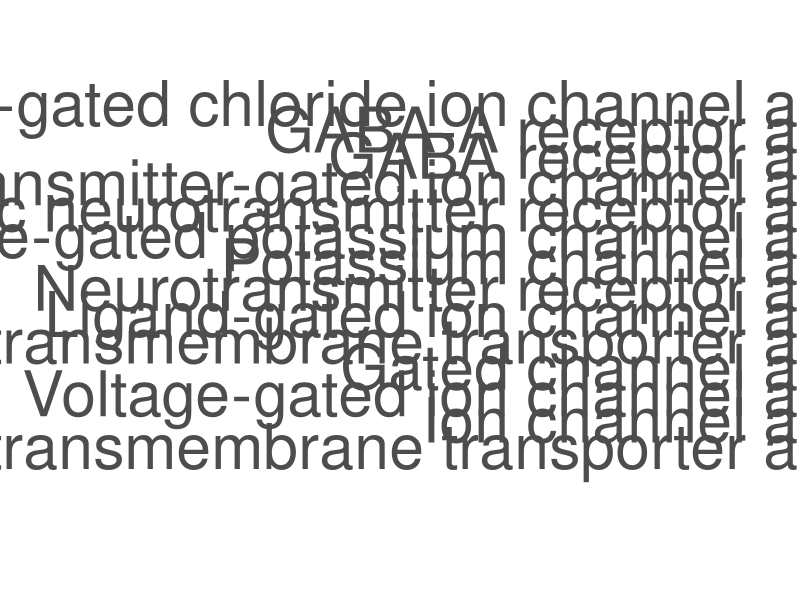
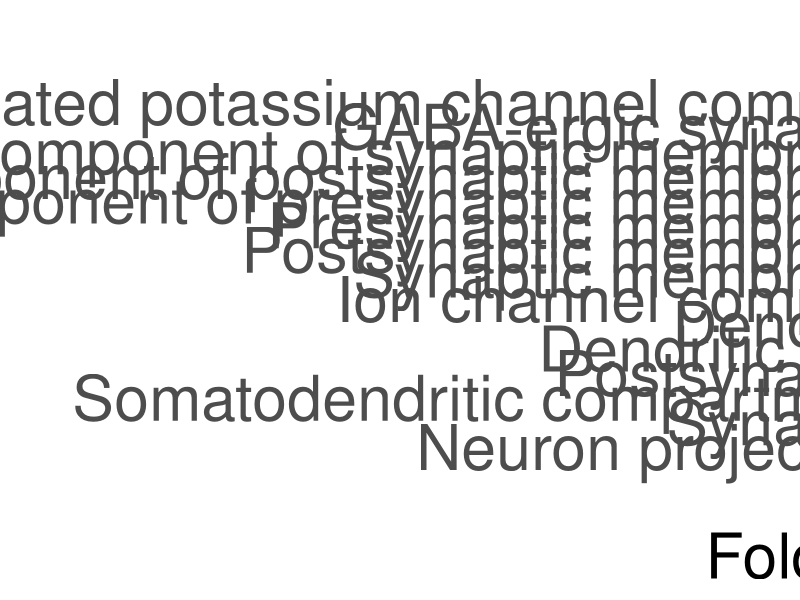
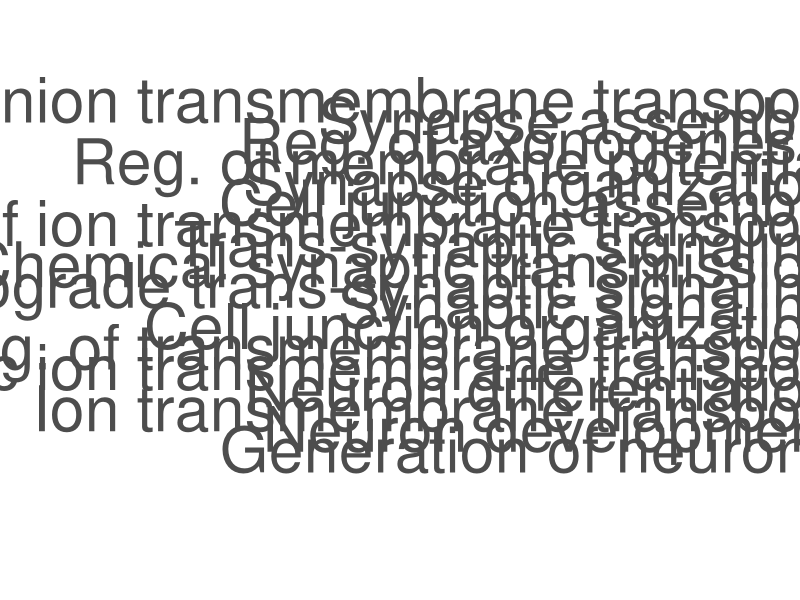
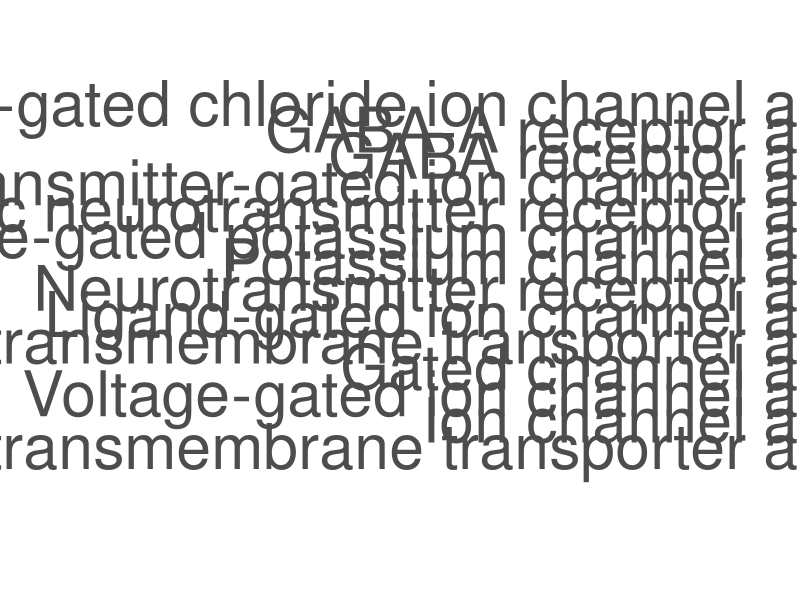
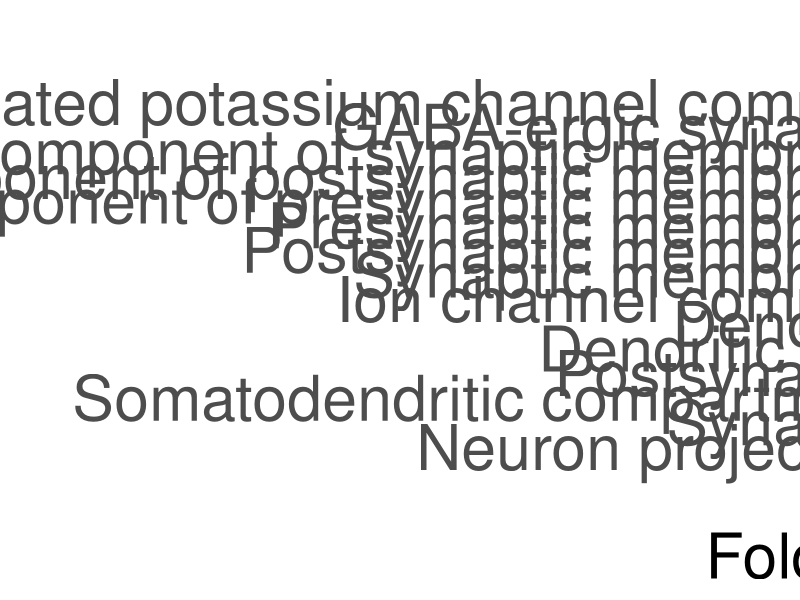
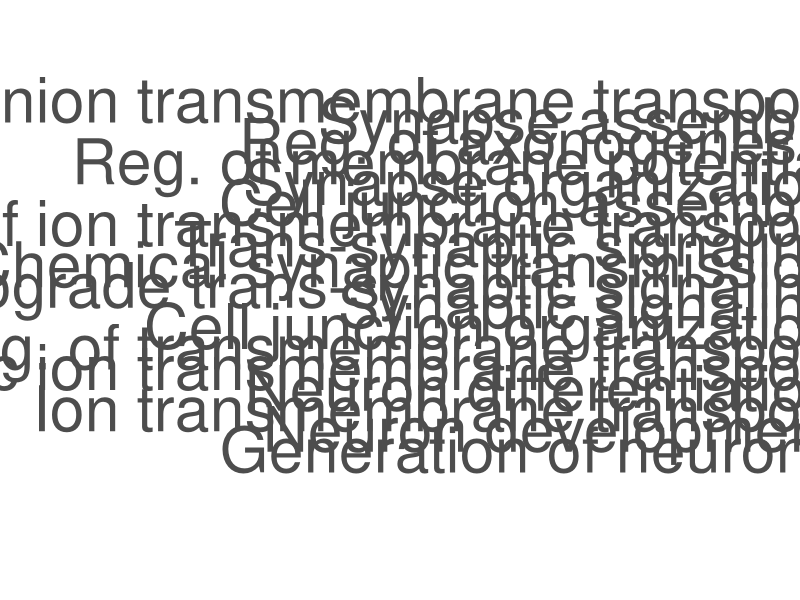

These charts were generated, in order, by the following R code:
#
# Copyright © 2022 Politecnico di Torino, Control and Computer Engineering Department, SMILIES group
#
# Permission is hereby granted, free of charge, to any person obtaining a copy of this software and 
# associated documentation files (the "Software"), to deal in the Software without restriction, 
# including without limitation the rights to use, copy, modify, merge, publish, distribute, sublicense, 
# and/or sell copies of the Software, and to permit persons to whom the Software is furnished to do so, 
# subject to the following conditions:
#
# The above copyright notice and this permission notice shall be included in all copies or substantial 
# portions of the Software.
#
# THE SOFTWARE IS PROVIDED "AS IS", WITHOUT WARRANTY OF ANY KIND, EXPRESS OR IMPLIED, INCLUDING BUT NOT 
# LIMITED TO THE WARRANTIES OF MERCHANTABILITY, FITNESS FOR A PARTICULAR PURPOSE AND NONINFRINGEMENT. 
# IN NO EVENT SHALL THE AUTHORS OR COPYRIGHT HOLDERS BE LIABLE FOR ANY CLAIM, DAMAGES OR OTHER LIABILITY, 
# WHETHER IN AN ACTION OF CONTRACT, TORT OR OTHERWISE, ARISING FROM, OUT OF OR IN CONNECTION WITH THE 
# SOFTWARE OR THE USE OR OTHER DEALINGS IN THE SOFTWARE.
#
#######################################################################################
#
# LOAD REQUIRED PACKAGES
#
#######################################################################################

library(data.table)
library(dplyr)
library(tidyr)
library(ggplot2)

####### 

if (!(dir.exists("../output"))){
  dir.create("../output")
}
if (!(dir.exists("../output/PatchSeqDataset"))){
  dir.create("../output/PatchSeqDataset")
}
if (!(dir.exists("../output/PatchSeqDataset/IMAGES"))){
  dir.create("../output/PatchSeqDataset/IMAGES")
}

######
# Gene Ontology Enrichment plots

# Read files generated by ShinyGO output and generates plots

go_1 <- read.csv("../output/PatchSeqDataset/GO_enrichment_analysis/enrichment_molecular.csv")
go_2 <- read.csv("../output/PatchSeqDataset/GO_enrichment_analysis/enrichment_cellular.csv")
go_3 <- read.csv("../output/PatchSeqDataset/GO_enrichment_analysis/enrichment_biological.csv")

go_1 %>% arrange(Fold.Enrichment)  %>% mutate(Pathway = factor(Pathway, levels= Pathway)) %>%  slice(-2, -1) %>% 
  ggplot(aes(x=Fold.Enrichment, y = Pathway, color= -log(Enrichment.FDR))) + 
  geom_segment(aes(xend=0, yend=Pathway), size = 1.5) + geom_point(aes(size=nGenes)) + 
  theme(axis.text = element_text(size = 45) ,title = element_text(size=45), panel.background = element_rect(fill = "white"), panel.grid.major = element_line(color = "grey80"), panel.grid.minor  = element_line(color = "grey90"),
        legend.text = element_text(size=40)) + 
  labs(color= "-log(FDR)" ,y="", x = "", title = "GO Molecular Function") 

ggsave(path = "../output/PatchSeqDataset/IMAGES/", filename = "GO_molecular_plot.pdf", width = 2120, height = 1080, units= "px",scale = 3.5)


go_2 %>% arrange(Fold.Enrichment)  %>% mutate(Pathway = factor(Pathway, levels= Pathway)) %>%  slice(-2, -1) %>% 
  ggplot(aes(x=Fold.Enrichment, y = Pathway, color= -log(Enrichment.FDR))) + 
  geom_segment(aes(xend=0, yend=Pathway), size = 1.5) + geom_point(aes(size=nGenes)) + 
  theme(axis.text = element_text(size = 45) ,title = element_text(size=45), panel.background = element_rect(fill = "white"), panel.grid.major = element_line(color = "grey80"), panel.grid.minor  = element_line(color = "grey90"),
        legend.text = element_text(size=40)) + 
  labs(color= "-log(FDR)" ,y="", x = "Fold Enrichment", title = "GO Cellular Component")

ggsave(path = "../output/PatchSeqDataset/IMAGES/", filename = "GO_cellular_plot.pdf", width = 2120, height = 1080, units= "px",scale = 3.5)



go_3 %>% arrange(Fold.Enrichment)  %>% mutate(Pathway = factor(Pathway, levels= Pathway)) %>%  slice(-2, -1) %>% 
  ggplot(aes(x=Fold.Enrichment, y = Pathway, color= -log(Enrichment.FDR))) + 
  geom_segment(aes(xend=0, yend=Pathway), size = 1.5) + geom_point(aes(size=nGenes)) + 
  theme(axis.text = element_text(size = 45) ,title = element_text(size=45), panel.background = element_rect(fill = "white"), panel.grid.major = element_line(color = "grey80"), panel.grid.minor  = element_line(color = "grey90"),
        legend.text = element_text(size=40)) + 
  labs(color= "-log(FDR)" ,y="", x = "", title = "GO Biological Process")

ggsave(path = "../output/PatchSeqDataset/IMAGES/", filename = "GO_biological_plot.pdf", width = 2120, height = 1080, units= "px",scale = 3.5)

#####

